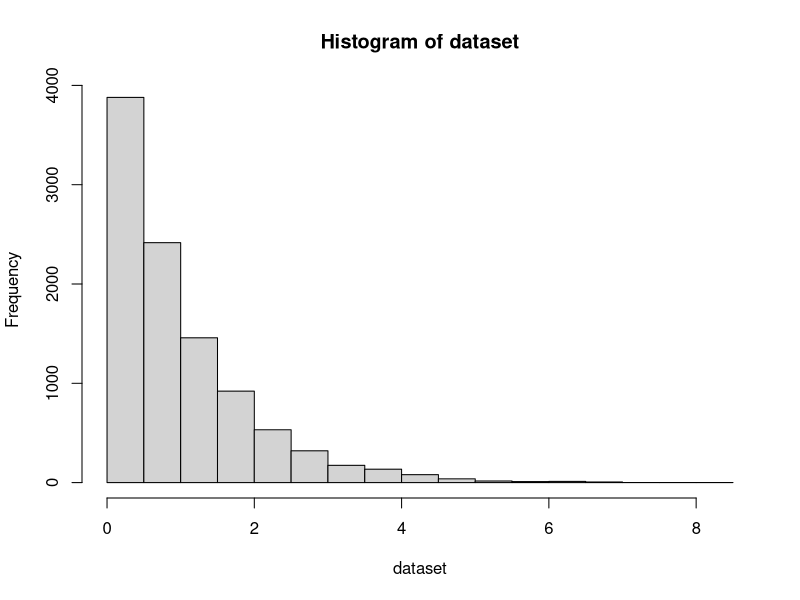
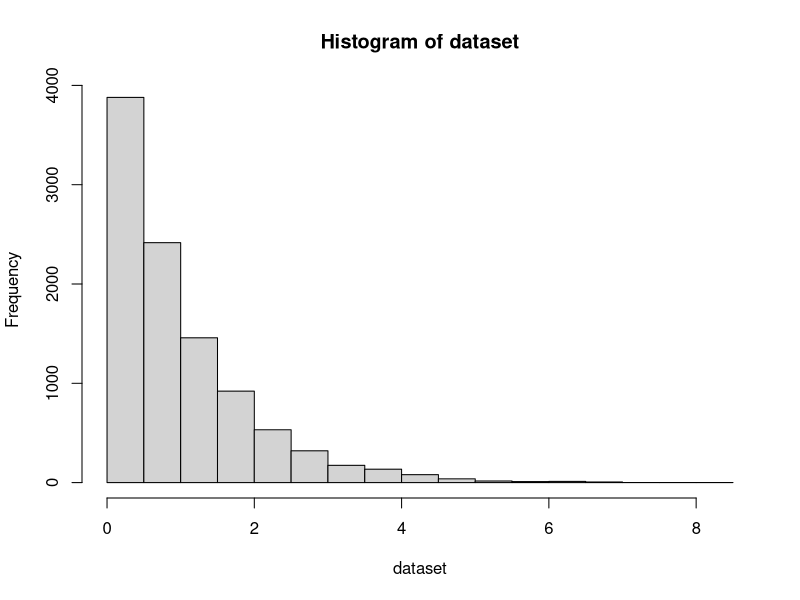

These charts were generated, in order, by the following R code:
# check whether distribution is exponential
is_exponent = function(dataset) {
    hist(dataset)
    
    size_of_dataset = length(dataset)
    average <- mean(dataset)
    lambda <- 1 / average
    
    f = function(x) {exp(-lambda * x)}
    
    sturgess_formula = 1 + 3.322 * log10(size_of_dataset)
    amount_of_intervals = round(sturgess_formula) + 1
    
    max <- max(dataset)
    min <- min(dataset)
    
    step <- (max - min) / amount_of_intervals
    
    actual_frequency <- list()
    theoretical_frequency <- list()
    Chi_Square_actual <- 0
    
    for (i in 0:(amount_of_intervals - 1)) {
        lower_bound <- min + i * step  
        upper_bound <- min + (i + 1) * step
      
        actual <- 0  
        if (i == amount_of_intervals - 1)
            actual <- length(dataset[dataset >= lower_bound & dataset <= upper_bound])
        else
            actual <- length(dataset[dataset >= lower_bound & dataset < upper_bound])
        
        actual_frequency <- append(actual_frequency, actual)
        
        hitting_probability <- f(lower_bound) - f(upper_bound)
        theoretical <- size_of_dataset * hitting_probability
        
        theoretical_frequency <- append(theoretical_frequency, theoretical)
        
        difference <- (actual - theoretical)^2 / theoretical
        Chi_Square_actual <- Chi_Square_actual + difference
    }
    
    Chi_Square_critical <- qchisq(p = 0.95, df = amount_of_intervals - 2)
    
    return(Chi_Square_actual < Chi_Square_critical)
}

dataset <- rexp(10000)
test_result <- is_exponent(dataset)

if (test_result == TRUE) {
    print("Chi Square test decided that REXP is genetare exponentially distributed numbers")
} else {
    print("Chi Square test decided that REXP is NOT generate exponentially distributed numbers.")
}

hist(dataset)